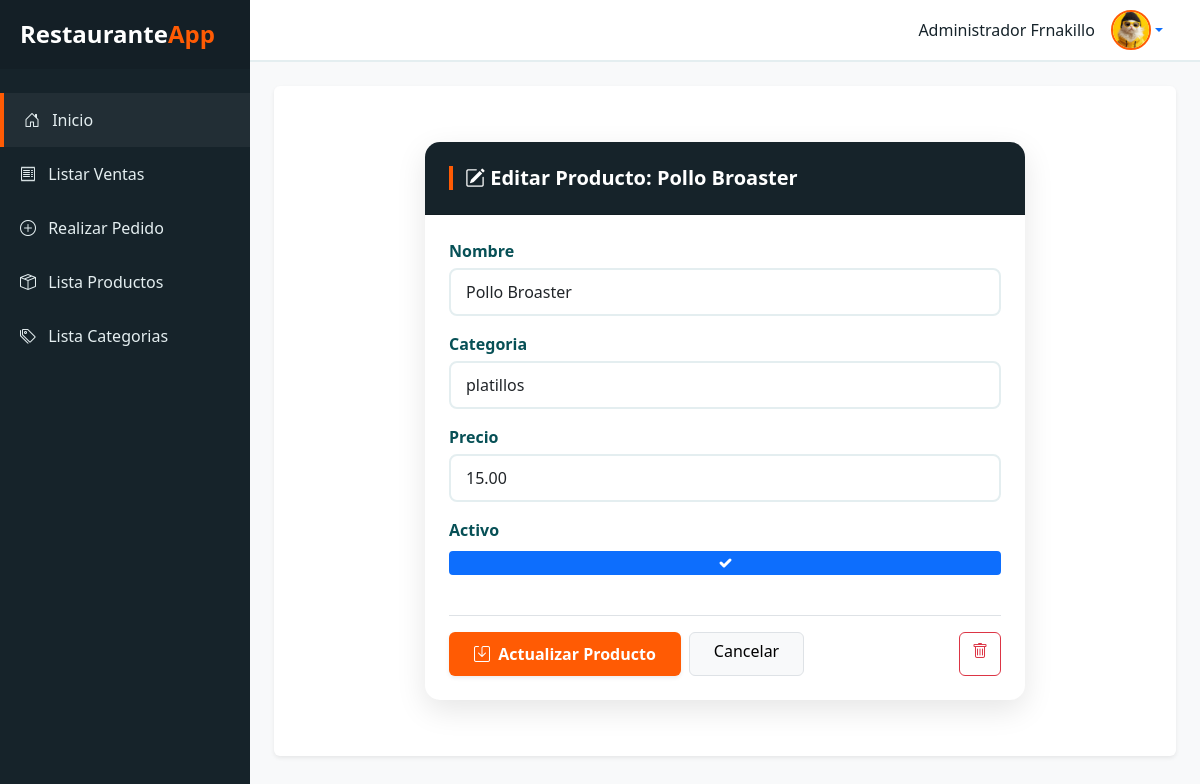
The app's page /productos/editar/1/ with its own data.
### restaurante/models.py (models this page shows, shortened)
class Producto(models.Model):
    nombre = models.CharField(max_length=150)
    categoria = models.ForeignKey(Categoria, on_delete=models.PROTECT, related_name="productos")
    precio = models.DecimalField(max_digits=10, decimal_places=2)
    activo = models.BooleanField(default=True)
    class Meta:
        verbose_name = _("Producto")
        verbose_name_plural = _("Productos")

### restaurante/views.py (the view)
# urls.py: path('productos/editar/<int:pk>/', views.gestionar_producto, name='editar_producto'),
def gestionar_producto(request, pk=None):
    is_editing = pk is not None
    producto = get_object_or_404(Producto, pk=pk) if is_editing else Producto()
    if request.method == "POST":
        form = ProductoForm(request.POST, instance=producto)
        if form.is_valid():
            form.save()
            if is_editing:
                messages.success(request, f"Producto '{producto.nombre}' actualizado correctamente.")
            else:
                messages.success(request, f"Producto '{producto.nombre}' creado correctamente.")
            return redirect('lista_productos')
    else:
        form = ProductoForm(instance=producto)
    context = {
        'form': form,
        'is_editing': is_editing,
        'producto': producto,
    }
    return render(request, 'productos/crear_producto.html', context)

### restaurante/forms.py
class ProductoForm(forms.ModelForm):
    class Meta:
        model = Producto
        fields = ['nombre', 'categoria', 'precio', 'activo']
        widgets = {
            'nombre': forms.TextInput(attrs={'class': 'form-control', 'placeholder': 'Nombre del producto'}),
            'categoria': forms.Select(attrs={'class': 'form-control'}),
            'precio': forms.NumberInput(attrs={'class': 'form-control', 'step': '0.01'}),
            'activo': forms.CheckboxInput(attrs={'class': 'form-check-input'}),
        }

### restaurante/models.py (called while the page is built)
    def __str__(self):
        return self.nombre

### restaurante/templates/productos/crear_producto.html (shortened to what this page needs)
{% extends "base.html" %}
{% block content %}
<div class="form-container">
    <div class="card card-custom">
        <div class="card-header card-header-custom">
            <h1 class="title-accent">
                {% if is_editing %}
                    <i class="bi bi-pencil-square"></i> Editar Producto: {{ producto.nombre }}
                {% else %}
                    <i class="bi bi-plus-circle-fill"></i> Crear Nuevo Producto
                {% endif %}
            </h1>
        </div>
        <div class="card-body p-4 form-body">
            <form method="post" novalidate>
                {% for field in form %}
                    <div class="mb-3">
                        <label for="{{ field.id_for_label }}">{{ field.label }}</label>
                        {{ field }}
                    </div>
                {% endfor %}
                <div class="d-flex flex-wrap gap-2 mt-4 pt-3 border-top">
                    <button type="submit" class="btn btn-save shadow-sm">
                        <i class="bi bi-save me-1"></i>
                        {% if is_editing %}Actualizar Producto{% else %}Registrar Producto{% endif %}
                    </button>
                    <a href="{% url 'lista_productos' %}" class="btn btn-light border px-4">
                        Cancelar
                    </a>
                    {% if is_editing %}
                        <a href="{% url 'eliminar_producto' producto.pk %}" class="btn btn-outline-danger ms-auto">
                            <i class="bi bi-trash"></i>
                        </a>
                    {% endif %}
                </div>
            </form>
        </div>
    </div>
</div>
{% endblock %}

### restaurante/templates/base.html (style rules this page uses)
:root { --mirage: #16232a; --blaze-orange: #ff5b04; --deep-sea-green: #075056; --wild-sand: #e4eef0; }
body { background-color: #f8f9fa; overflow-x: hidden; }

### restaurante/templates/productos/crear_producto.html (style rules this page uses)
.form-container { width: 600px; margin: 2rem auto; }
.card-custom { border: none; border-radius: 15px; box-shadow: 0 10px 30px rgba(0,0,0,0.1); }
.card-header-custom { background-color: var(--mirage); color: white; border-radius: 15px 15px 0 0 !important; padding: 1.5rem; }
.title-accent { border-left: 4px solid var(--blaze-orange); padding-left: 12px; margin: 0; font-size: 1.25rem; font-weight: 700; }
.form-body label { color: var(--deep-sea-green); font-weight: 600; margin-bottom: 5px; display: block; }
.form-body input, .form-body select, .form-body textarea { width: 100%; padding: 10px 15px; border: 2px solid var(--wild-sand); border-radius: 8px; transition: all 0.3s; margin-bottom: 1rem; }
.btn-save { background-color: var(--blaze-orange); color: white; border: none; padding: 10px 25px; font-weight: 600; }

### records on screen
Producto: nombre "Pollo Broaster", form "Pollo Broaster" "platillos" "15.00" "☑"

### other values on screen
{{ field.label }} "Nombre" "Categoria" "Precio" "Activo"
